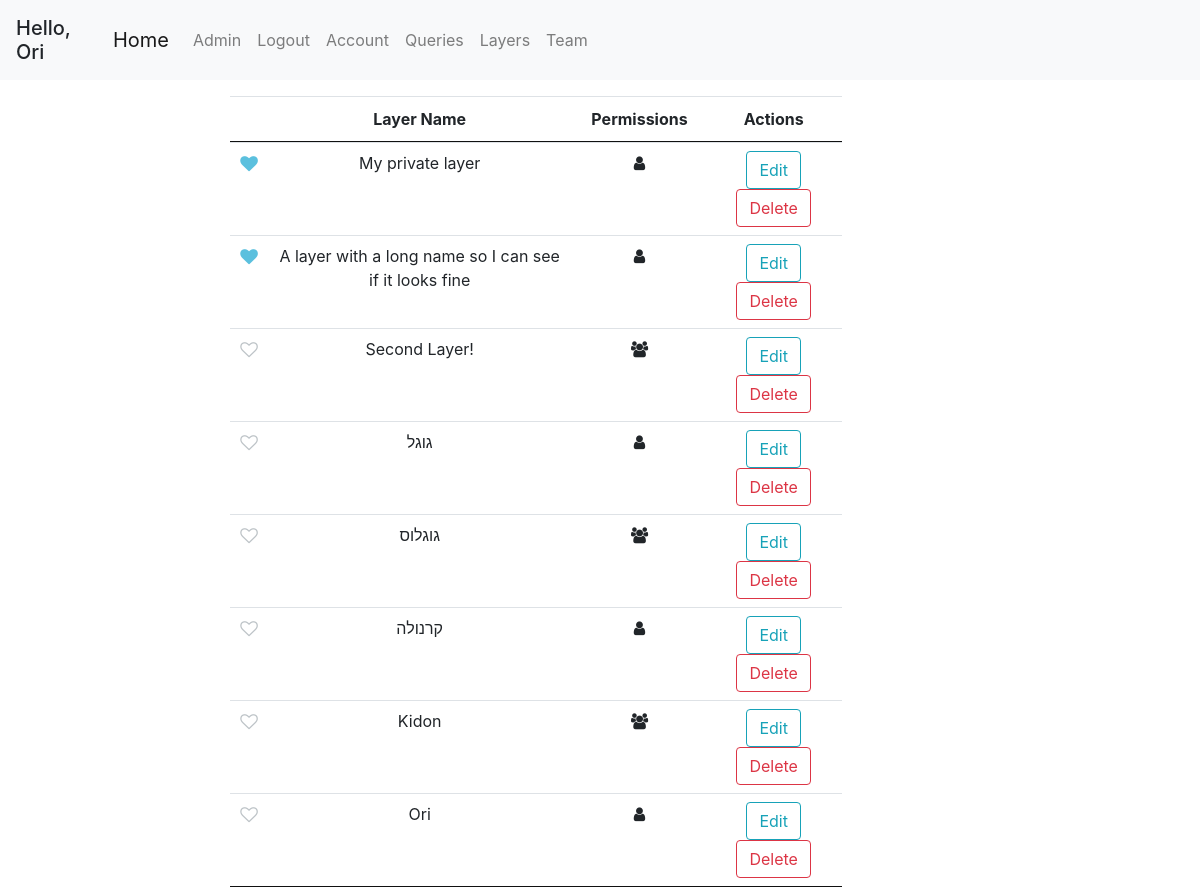
Page /layers (signed in) on the committed database.
### geoportal/models.py (models this page shows, shortened)
class User(db.Model, UserMixin):
    id = db.Column(db.Integer, primary_key=True)
    username = db.Column(db.String(20), unique=True, nullable=False)
    email = db.Column(db.String(120), unique=True, nullable=False)
    first_name = db.Column(db.String(20), nullable=False, default='')
    last_name = db.Column(db.String(20), nullable=False, default='')
    password = db.Column(db.String(60), nullable=False)
    team_id = db.Column(db.Integer, db.ForeignKey('team.id'))
    roles = db.relationship('Role', secondary='user_roles')
    layers = db.relationship('Layer', backref='user', lazy=True)
    queries = db.relationship('Query', backref='user', lazy=True)
    preferences = db.relationship('UserPreferences', backref='user', lazy=True)
    def has_role(self, role_name):
        for role in self.roles:
            if role.name == role_name:
                return True
        return False

class Layer(db.Model):
    id = db.Column(db.Integer, primary_key=True)
    name = db.Column(db.String(100), nullable=False)
    user_id = db.Column(db.Integer, db.ForeignKey('user.id'), nullable=False)
    default_color = db.Column(db.String(20), default='blue')
    only_user = db.Column(db.Boolean, default=True)
    only_team = db.Column(db.Boolean, default=False)
    public = db.Column(db.Boolean, default=False)
    points = db.relationship('Point', backref='layer', lazy=True)
    polygons = db.relationship('Polygon', backref='layer', lazy=True)

### geoportal/mapping/views.py (the view)
@mapping.route('/layers')
@login_required
def get_layers():
    layers = get_allowed_layers()
    return render_template('layers.html', layers=layers, marked_layers=get_favorite_layers())

### geoportal/mapping/utils.py (called while the page is built)
def marked_layers_first(layers):
    return sorted(layers, key=lambda layer: UserMarkedLayer.query.filter(and_(UserMarkedLayer.layer_id == layer.id, UserMarkedLayer.user_id == current_user.id)).first() is not None, reverse=True)

def get_allowed_layers():
    if current_user.is_authenticated:
        layers = Layer.query.all()
        authorized_layers = []
        for layer in layers:
            if (layer.only_team and User.query.get(layer.user_id).team_id == current_user.team_id) or layer.user_id == current_user.id:
                authorized_layers.append(layer)
        layers = authorized_layers
        layers = marked_layers_first(layers)
    else:
        layers = []
    return layers

def get_favorite_layers():
    if current_user.is_authenticated:
        marked_layers = db.session.query(UserMarkedLayer.layer_id).filter_by(user_id=current_user.id).all()
        return [layer[0] for layer in marked_layers]
    return []

### geoportal/models.py (called while the page is built)
@login_manager.user_loader
def load_user(user_id):
    return User.query.get(int(user_id))

### geoportal/templates/layers.html (shortened to what this page needs)
{% extends "base.html" %}
{% block content %}
<div class="col-md-10 mt-3">
    <table class="table table-hover table-condensed dataTable no-footer">
        <thead style="text-align: center">
            <tr>
                <th></th>
                <th>Layer Name</th>
                <th>Permissions</th>
                <th>Actions</th>
            </tr>
        </thead>
        <tbody style="text-align: center">
        {% for layer in layers %}
            <tr id="{{ layer.id }}">
                <td>
                    <div class="pretty p-icon p-toggle p-plain">
                        <div class="state p-off">
                            <i class="icon fa fa-heart-o "></i>
                        </div>
                        <div class="state p-on p-info-o">
                            <i class="icon fa fa-heart"></i>
                        </div>
                    </div>
                </td>
                <td>{{ layer.name }}</td>
                <td>
                    {% if layer.only_user %}
                    <span data-name="only-user" class="fa fa-user"></span>
                    {% elif layer.only_team %}
                    <span data-name="share-team" class="fa fa-users"></span>
                    {% else %}
                    <span data-name="public" class="fa fa-globe"></span>
                    {% endif %}
                </td>
                <td>
                    <button class="btn btn-outline-info" onclick="editLayer({{ layer.id }})">Edit</button>
                    <button class="btn btn-outline-danger" onclick="deleteLayer({{ layer.id }})">Delete</button>
                </td>
            </tr>
        {% endfor %}
        </tbody>
    </table>
</div>
{% endblock content %}

### geoportal/templates/base.html (shortened to what this page needs)
<!DOCTYPE html>
<html lang="en">
<head>
    <link rel="stylesheet" href="/static/css/bootstrap/bootstrap.min.css"/>
    <link rel="stylesheet" href="/static/css/style.css"/>
    <link rel="stylesheet" href="/static/css/leaflet/leaflet.css"/>
    <link rel="stylesheet" href="/static/css/leaflet/leaflet.draw.css"/>
    <link rel="stylesheet" href="/static/css/jquery/jquery.dataTables.min.css">
    <link rel="stylesheet" href="https://cdnjs.cloudflare.com/ajax/libs/font-awesome/4.7.0/css/font-awesome.min.css">
    <link rel="stylesheet" href="/static/css/utils/pretty-checkbox.min.css">
    <link rel="stylesheet" href="/static/css/leaflet/leaflet.contextmenu.css">
</head>
<body>
    <header class="site-header">
        <nav class="navbar navbar-expand-lg navbar-fixed-top navbar-light bg-light">
            {% if current_user.is_authenticated %}
            <h5 class="mt-2">Hello, {{ current_user.first_name }}</h5>
            {% endif %}
            <div class="container">
                <a class="navbar-brand" href="{{ url_for('main.home') }}">Home</a>
                <div class="collapse navbar-collapse" id="navbarSupportedContent">
                    <ul class="navbar-nav mr-auto">
                        {% if current_user.is_authenticated %}
                            {% if current_user.has_role('Admin') %}
                                <li class="nav-item"><a class="nav-link" href="/admin">Admin</a></li>
                            {% endif %}
                            <li class="nav-item"><a class="nav-link" href="{{ url_for('users.logout') }}">Logout</a></li>
                            <li class="nav-item"><a class="nav-link" href="{{ url_for('users.account') }}">Account</a></li>
                            <li class="nav-item"><a class="nav-link" href="{{ url_for('queries.get_queries') }}">Queries</a></li>
                            <li class="nav-item"><a class="nav-link" href="{{ url_for('mapping.get_layers') }}">Layers</a></li>
                            {% if current_user.team_id %}
                                <li class="nav-item"><a class="nav-link" href="{{ url_for('users.team') }}">Team</a></li>
                            {% else %}
                                <li class="nav-item"><a class="nav-link" href="{{ url_for('users.new_team') }}">Create Team</a></li>
                            {% endif %}
                        {% else %}
                            <li class="nav-item"><a class="nav-link" href="{{ url_for('users.login') }}">Login</a></li>
                            <li class="nav-item"><a class="nav-link" href="{{ url_for('users.register') }}">Register</a></li>
                        {% endif %}
                    </ul>
                </div>
            </div>
        </nav>
    </header>
    <div class="container-fluid" id="content">
        <div class="row">
            <div class="col-md-3 col-lg-2 sidebar">
            </div>
            <div class="col-md-6 col-lg-8 main">
                {% block content %}{% endblock %}
            </div>
            <div class="col-md-3 col-lg-2 sidebar" id="right-sidebar">
            </div>
        </div>
    </div>
</body>
</html>

### rows in the picture
User: first_name "Ori"
Layer: name "My private layer", only_user True (drawn)
Layer: name "A layer with a long name so I can see if it looks fine", only_user True (drawn)
Layer: name "Second Layer!", only_user False (drawn)
Layer: name "גוגל", only_user True (drawn)
Layer: name "גוגלוס", only_user False (drawn)
Layer: name "קרנולה", only_user True (drawn)
Layer: name "Kidon", only_user False (drawn)
Layer: name "Ori", only_user True (drawn)
